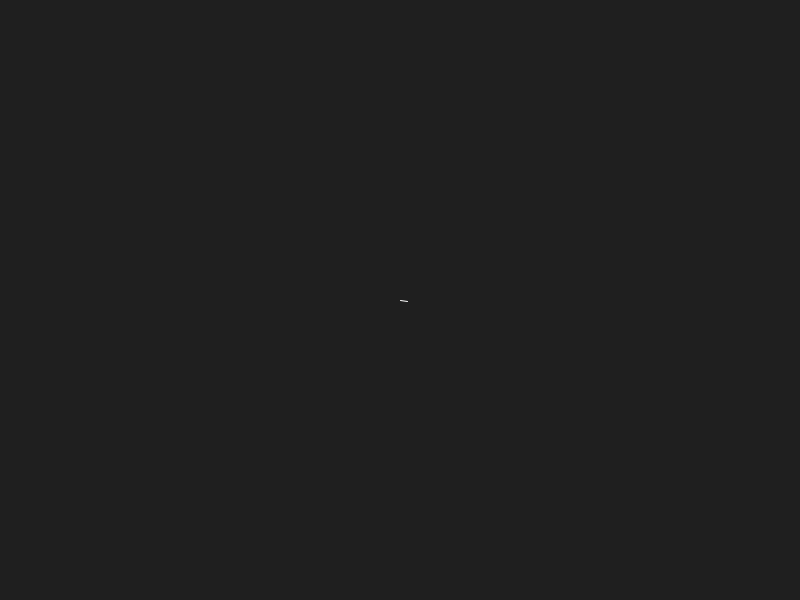
Frame 1 (no input)
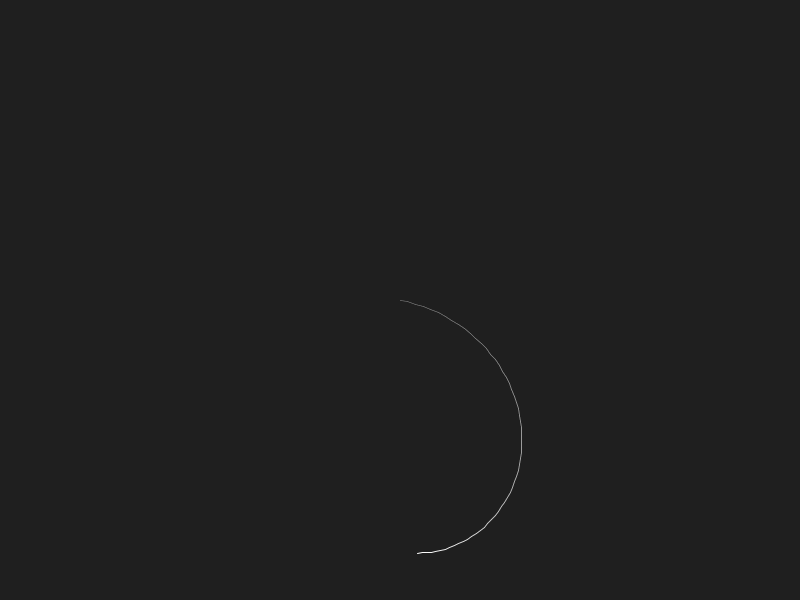
Frame 60 (the mouse pressed at the canvas centre just before this capture)
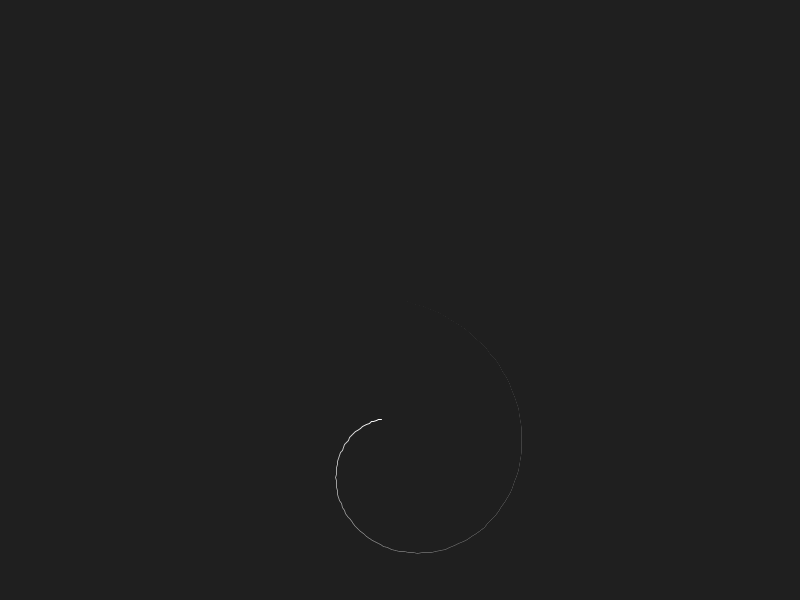
Frame 120 (the mouse held since frame 60 and released just before this capture)

The Processing sketch that drew these frames (run headless with seeded random() and noise(); from frame 60 on, the mouse is pressed at the canvas centre):

// Processing sketch: processing_158324
// ── processing_158324.pde

float spiralRate = TWO_PI/128;
float spiralDecay = 0.01;
float spawnRate = 0.01;
ArrayList spiralList;
int spawnLimit = 1000;
void setup() {
  size(800, 600);
  background(32);
  fill(0, 4);
  smooth();
  spiralList = new ArrayList();
  spiralList.add(new spiral(new PVector(width/2, height/2), 
  new PVector(1, 0), random(width/8, width/4), 1.0));
}
void draw() {
  noStroke();
  rect(0, 0, width, height);
  stroke(255);
  for (int i=spiralList.size ()-1; i>=0; i--) {
    spiral s = (spiral) spiralList.get(i);
    s.update();
    if (s.dead&&spiralList.size()>2) {
      spiralList.remove(i);
    } else if (s.dead&&spiralList.size()==1) {
      s = new spiral(new PVector(width/2, height/2), 
      new PVector(1, 0), random(width/8, width/4), 1.0);
    }
  }
}
class spiral {
  PVector location;
  PVector previousLocation;
  PVector direction;
  PVector center;
  float clockWise;
  float radius;
  float angle;
  boolean dead;
  color clr;
  spiral(PVector loc, PVector dir, float rad, float clock) {
    location = loc;
    direction = dir;
    radius = rad;
    clockWise = clock;
    angle = atan2(direction.y, direction.x)-clockWise*PI/2;
    PVector arm = new PVector(cos(angle), sin(angle));
    arm.mult(radius);
    center = PVector.sub(location, arm);
    clr = color(255);
  }
  spiral(spiral parent) {
    location = parent.location.get();
    direction = parent.direction.get();
    angle = parent.angle + PI;
    clockWise = -1*parent.clockWise;
    radius = random(0, width/8);
    PVector arm = new PVector(cos(angle), sin(angle));
    arm.mult(radius);
    center = PVector.sub(location, arm);
    float mutation = 32;
    float r = constrain(red(parent.clr)+random(-mutation,mutation),0,255);
    float g = constrain(green(parent.clr)+random(-mutation,mutation),0,255);
    float b = constrain(blue(parent.clr)+random(-mutation,mutation),0,255);
    clr = color(r,g,b);
  }
  void update() {
    previousLocation = location.get();
    angle += spiralRate*clockWise;
    radius *= 1-spiralDecay;
    dead = radius<2;
    PVector arm = new PVector(cos(angle), sin(angle));
    arm.mult(radius);
    location = PVector.add(center, arm);
    direction = PVector.sub(location, previousLocation);
    if (random(0, 1)<spawnRate&&spiralList.size()<spawnLimit) {
      spiralList.add(new spiral(this));
    }
    stroke(clr);
    line(previousLocation.x, previousLocation.y, 
    location.x, location.y);
  }
}
